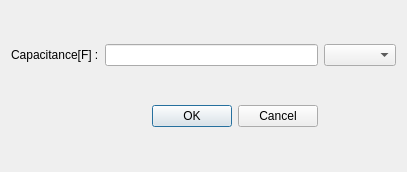
<?xml version="1.0" encoding="UTF-8"?>
<ui version="4.0">
 <class>capacitorDialog</class>
 <widget class="QDialog" name="capacitorDialog">
  <property name="geometry">
   <rect>
    <x>0</x>
    <y>0</y>
    <width>407</width>
    <height>172</height>
   </rect>
  </property>
  <property name="windowTitle">
   <string>Capacitor</string>
  </property>
  <layout class="QGridLayout" name="gridLayout">
   <item row="0" column="0">
    <widget class="QLabel" name="label">
     <property name="text">
      <string>Capacitance[F] :</string>
     </property>
    </widget>
   </item>
   <item row="0" column="2">
    <widget class="QComboBox" name="comboBox"/>
   </item>
   <item row="0" column="1">
    <widget class="QLineEdit" name="lineEdit"/>
   </item>
   <item row="1" column="1">
    <widget class="QDialogButtonBox" name="buttonBox">
     <property name="orientation">
      <enum>Qt::Horizontal</enum>
     </property>
     <property name="standardButtons">
      <set>QDialogButtonBox::Cancel|QDialogButtonBox::Ok</set>
     </property>
    </widget>
   </item>
  </layout>
 </widget>
 <resources/>
 <connections>
  <connection>
   <sender>buttonBox</sender>
   <signal>accepted()</signal>
   <receiver>capacitorDialog</receiver>
   <slot>accept()</slot>
   <hints>
    <hint type="sourcelabel">
     <x>248</x>
     <y>254</y>
    </hint>
    <hint type="destinationlabel">
     <x>157</x>
     <y>274</y>
    </hint>
   </hints>
  </connection>
  <connection>
   <sender>buttonBox</sender>
   <signal>rejected()</signal>
   <receiver>capacitorDialog</receiver>
   <slot>reject()</slot>
   <hints>
    <hint type="sourcelabel">
     <x>316</x>
     <y>260</y>
    </hint>
    <hint type="destinationlabel">
     <x>286</x>
     <y>274</y>
    </hint>
   </hints>
  </connection>
 </connections>
</ui>
